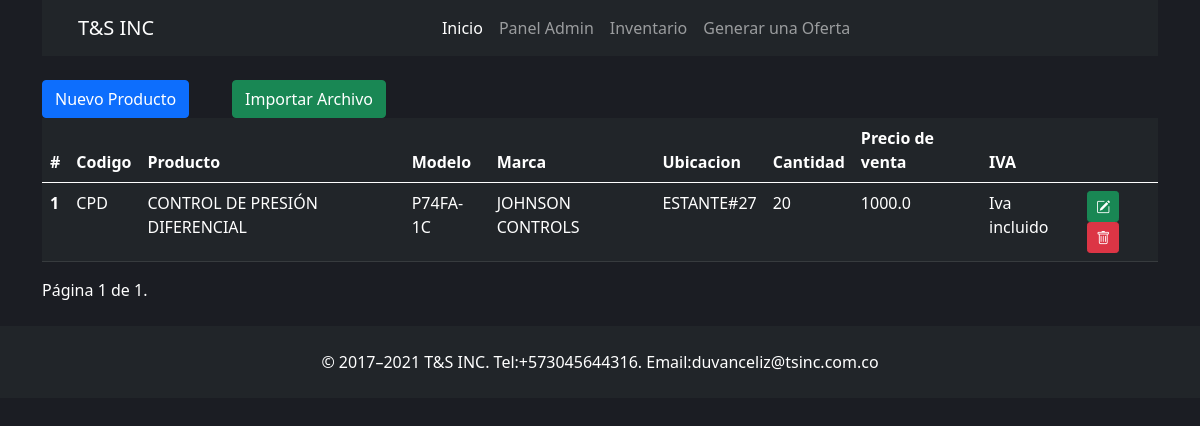
Page /product/ (signed in) on the earlier database version.
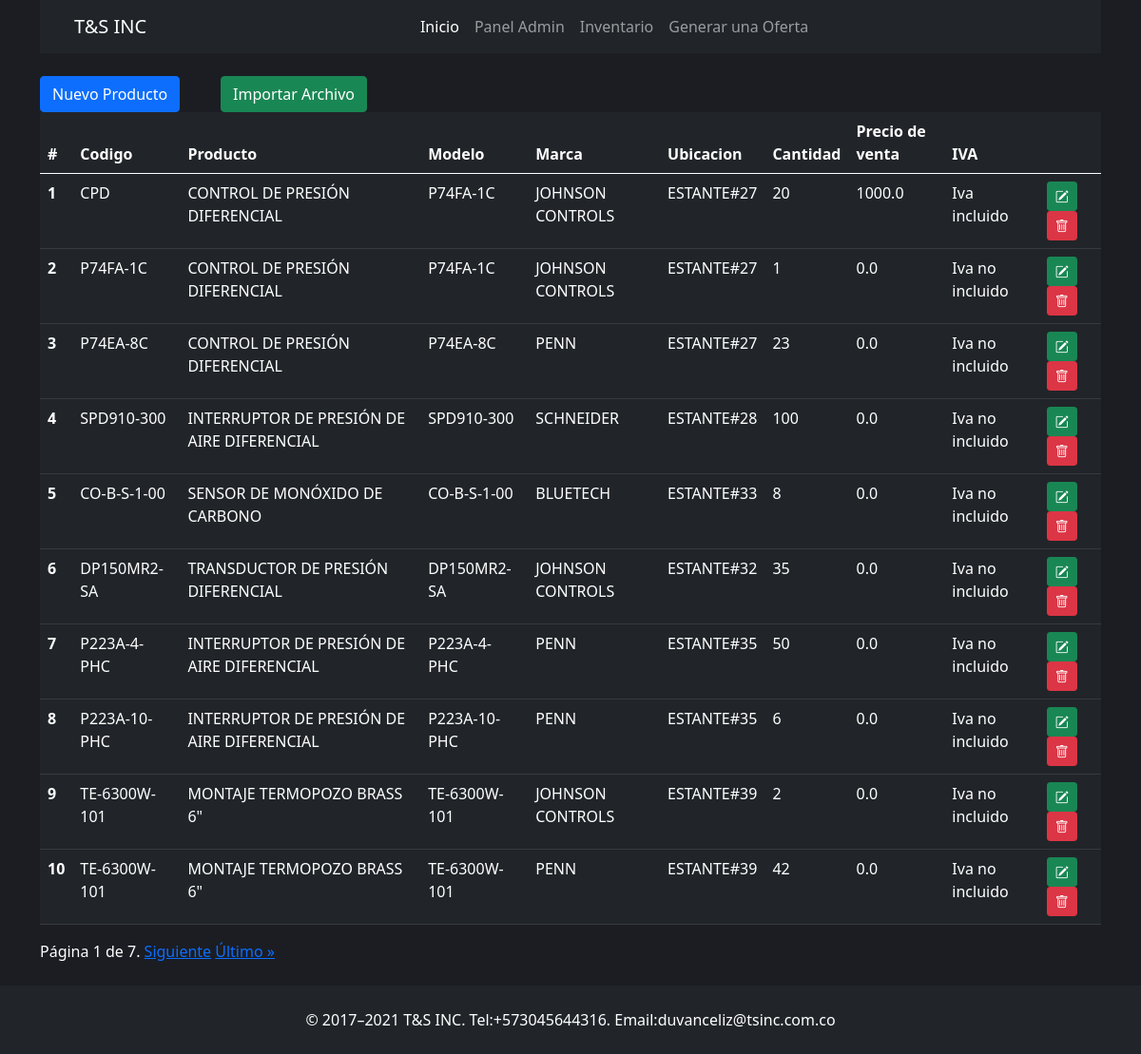
Same page on the later database version.
### tsinc/models.py (models this page shows, shortened)
class Product(models.Model):
    code = models.CharField(max_length=200, default=None)
    product_name = models.CharField(max_length=200, default=None)
    factory_ref = models.CharField(max_length=200, default=None)
    model = models.CharField(max_length=200, default=None)
    sale_price = models.FloatField()
    brand = models.CharField(max_length=200, default=None)
    location = models.CharField(max_length=200, default=None)
    quantity = models.IntegerField()
    iva = models.BooleanField(default=False)
    date = models.DateField(default=datetime.date.today)

### tsinc/views.py (the view)
# urls.py: path('product/', views.product, name='product' ),
@login_required
def product(request):
    product = Product.objects.all()
    paginator = Paginator(product, 10)
    page_number = request.GET.get('page')
    page_obj = paginator.get_page(page_number)
    return render(request, 'product.html',{'page_obj': page_obj})

### tsinc/context_processors.py (called while the page is built)
def breadcrumbs(request):
    return {'breadcrumbs': get_breadcrumbs(request)}

### tsinc/utils.py (called while the page is built)
def get_breadcrumbs(request):
    path = request.path.strip('/').split('/')
    breadcrumbs = []
    for i in range(len(path)):
        breadcrumb_path = '/'.join(path[:i + 1])
        breadcrumb_name = path[i].replace('-', ' ').title()  # Puedes personalizar cómo se muestra el nombre
        breadcrumbs.append((breadcrumb_name, '/' + breadcrumb_path))
    return breadcrumbs

### tsinc/templates/product.html (shortened to what this page needs)
{% extends 'layout.html' %} {% block body %}
<div class="container">
  <div class="row">
    <div class="col-2"><a class="btn btn-primary" href="{% url 'create_product' %}">Nuevo Producto</a></div>
    <div class="col-2"><a class="btn btn-success" href="{% url 'uploadproducts' %}">Importar Archivo</a></div>
    <div class="col-8"></div>
  </div>
    <div class="row">
      <div class="col-12">
        <table class="table table-hover table-dark">
          <thead>
            <tr>
              <th scope="col">#</th>
              <th scope="col">Codigo</th>
              <th scope="col">Producto</th>
              <th scope="col">Modelo</th>
              <th scope="col">Marca</th>
              <th scope="col">Ubicacion</th>
              <th scope="col">Cantidad</th>
              <th scope="col">Precio de venta</th>
              <th scope="col">IVA</th>
              <th scope="col"></th>
            </tr>
          </thead>
          <tbody>
            <tr>
              {% for product in page_obj %}
              <th scope="row">{{product.id}}</th>
              <td>
                {{product.code}}
              </td>
              <td>{{product.product_name}}</td>
              <td>
                {{product.model}}
              </td>
              <td>
                {{product.brand}}
              </td>
              <td>
                {{product.location}}
              </td>
              <td>
                {{product.quantity}}
              </td>
              <td>
                {{product.sale_price}}
              </td>
              <td>
                {% if product.iva == False%}
                Iva no incluido
                {%else%}
                Iva incluido
                {% endif %}
              </td>
              <td>
                <button class="btn btn-success btn-sm">
                  <i class="bi bi-pencil-square"></i>
                </button>
                <a class="btn btn-danger btn-sm" href="" onclick="return verificar()">
                  <i class="bi bi-trash"></i>
                </a>
              </td>
            </tr>
            {%endfor%}
          </tbody>
        </table>
        <div class="pagination">
          <span class="step-links">
              <span class="current">
                  Página {{ page_obj.number }} de {{ page_obj.paginator.num_pages }}.
              </span>
              {% if page_obj.has_next %}
                  <a href="?page={{ page_obj.next_page_number }}">Siguiente</a>
                  <a href="?page={{ page_obj.paginator.num_pages }}">Último &raquo;</a>
              {% endif %}
          </span>
      </div>
      </div>
    </div>
  </div>
  {% load static %}
{% endblock %}

Differences in the rows shown:
added Product: id "2", code "P74FA-1C", product_name "CONTROL DE PRESIÓN DIFERENCIAL", model "P74FA-1C", brand "JOHNSON CONTROLS", location "ESTANTE#27", quantity "1", sale_price "0.0", iva "Iva no incluido"
added Product: id "3", code "P74EA-8C", product_name "CONTROL DE PRESIÓN DIFERENCIAL", model "P74EA-8C", brand "PENN", location "ESTANTE#27", quantity "23", sale_price "0.0", iva "Iva no incluido"
added Product: id "4", code "SPD910-300", product_name "INTERRUPTOR DE PRESIÓN DE AIRE DIFERENCIAL", model "SPD910-300", brand "SCHNEIDER", location "ESTANTE#28", quantity "100", sale_price "0.0", iva "Iva no incluido"
added Product: id "5", code "CO-B-S-1-00", product_name "SENSOR DE MONÓXIDO DE CARBONO", model "CO-B-S-1-00", brand "BLUETECH", location "ESTANTE#33", quantity "8", sale_price "0.0", iva "Iva no incluido"
added Product: id "6", code "DP150MR2-SA", product_name "TRANSDUCTOR DE PRESIÓN DIFERENCIAL", model "DP150MR2-SA", brand "JOHNSON CONTROLS", location "ESTANTE#32", quantity "35", sale_price "0.0", iva "Iva no incluido"
added Product: id "7", code "P223A-4-PHC", product_name "INTERRUPTOR DE PRESIÓN DE AIRE DIFERENCIAL", model "P223A-4-PHC", brand "PENN", location "ESTANTE#35", quantity "50", sale_price "0.0", iva "Iva no incluido"
added Product: id "8", code "P223A-10-PHC", product_name "INTERRUPTOR DE PRESIÓN DE AIRE DIFERENCIAL", model "P223A-10-PHC", brand "PENN", location "ESTANTE#35", quantity "6", sale_price "0.0", iva "Iva no incluido"
added Product: id "9", code "TE-6300W-101", product_name "MONTAJE TERMOPOZO BRASS 6\"", model "TE-6300W-101", brand "JOHNSON CONTROLS", location "ESTANTE#39", quantity "2", sale_price "0.0", iva "Iva no incluido"
added Product: id "10", code "TE-6300W-101", product_name "MONTAJE TERMOPOZO BRASS 6\"", model "TE-6300W-101", brand "PENN", location "ESTANTE#39", quantity "42", sale_price "0.0", iva "Iva no incluido"
Other differences:
{{ page_obj.paginator.num_pages }}: "1" → "7"
text now shown: "Siguiente Último »"
